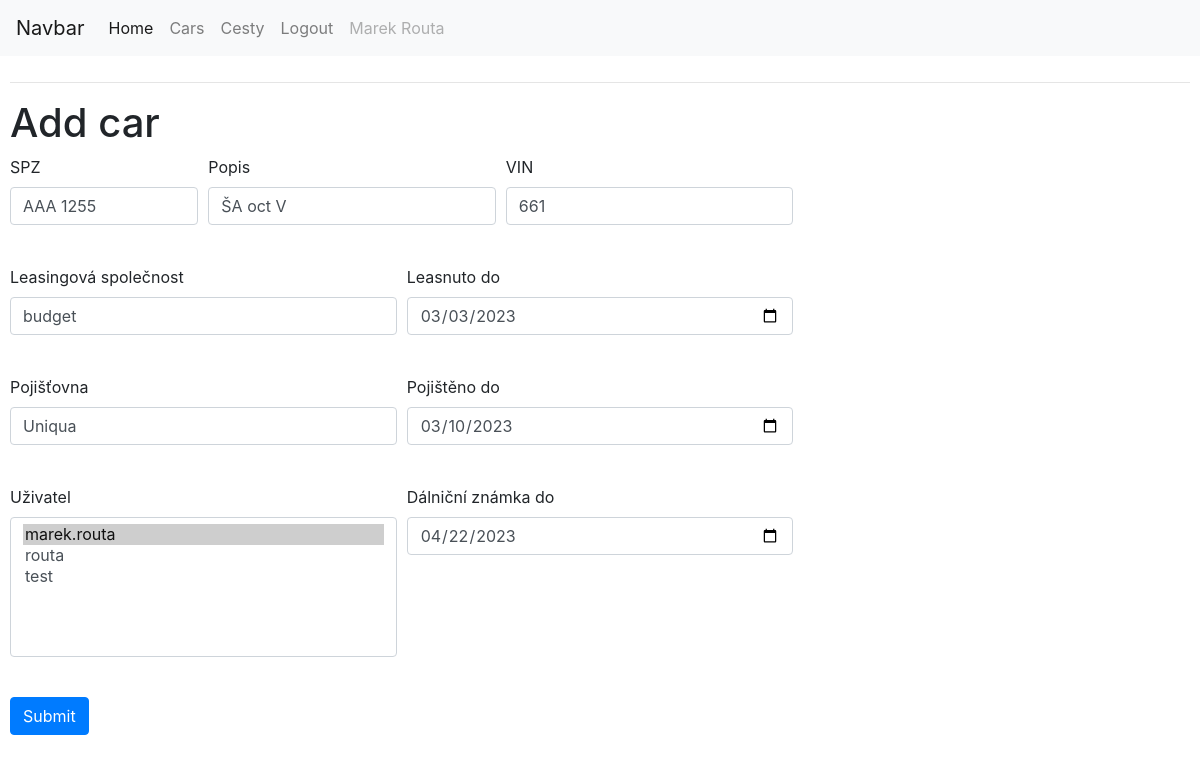
Page /edit_car/1 (signed in) on the committed database.
### app/models.py (models this page shows, shortened)
class User(UserMixin,db.Model):
    id = db.Column(db.Integer, primary_key=True)
    username = db.Column(db.String(64), index=True, unique=True)
    email = db.Column(db.String(120), index=True, unique=True)
    user_name =  db.Column(db.String(120), index=True)
    google_id = db.Column(db.String(120), index=True)
    cars = db.relationship("Car", backref="car_user", lazy=True)
    routes = db.relationship("Route", backref="car_user",lazy=True)
    def __repr__(self):
        return '{}'.format(self.username)

class CustomSerializerMixin(SerializerMixin):
    serialize_types = (
        (datetime, lambda x: str(x)),
    )

class Car(db.Model,CustomSerializerMixin):
    id = db.Column(db.Integer, primary_key=True)
    SPZ = db.Column(db.String(10), index=True, unique=True)
    description = db.Column(db.String(120), index=True, unique=False)
    VIN = db.Column(db.String(50), index=True, unique=True)
    leasing_company = db.Column(db.String(120), index=True, unique=False, nullable=True)
    leased_until = db.Column(db.DateTime,index=True, nullable=True)
    insurance_company = db.Column(db.String(120), index=True, unique=False, nullable=True)
    insured_until = db.Column(db.DateTime,index=True, nullable=True)
    highway = db.Column(db.DateTime, nullable=True)
    user_id = db.Column(db.Integer, db.ForeignKey('user.id'), nullable=True)
    cars = db.relationship("Route", backref="car_spz", lazy=True)

### app/routes.py (the view)
@app.route("/edit_car/<int:car_id>", methods=['GET', 'POST'])
@login_required
def edit_car(car_id):
    item = db.session.query(Car).get(car_id)
    form = AddCarForm(obj=item)
    if form.validate_on_submit():
        form.populate_obj(item)
        db.session.add(item)
        db.session.commit()
        return redirect(url_for('cars'))
    return render_template('add_car.html', form=form)

### app/forms.py
class AddCarForm(FlaskForm):
    SPZ = StringField('SPZ', validators=[DataRequired()])
    description = StringField('Popis', validators=[DataRequired()])
    VIN = StringField("VIN", validators=[DataRequired()])
    leasing_company = StringField("Leasingová společnost", validators=[Optional()])
    leased_until = DateField("Leasnuto do", validators=[Optional()])
    insurance_company = StringField("Pojišťovna", validators=[Optional()])
    insured_until = DateField("Pojištěno do", validators=[Optional()])
    highway = DateField("Dálniční známka do", validators=[Optional()])
    user_id = SelectField("Uživatel", choices=get_users, validators=[Optional()])
    submit = SubmitField('Submit')

### app/forms.py (called while the page is built)
def get_users():
    choices = list()
    users = User.query.order_by(User.username)
    for user in users:  # <- assumes store_id and store_names are unique
        choices.append((user.id,user))
    return choices

### app/models.py (called while the page is built)
@login.user_loader
def load_user(id):
    return User.query.get(int(id))

### app/templates/add_car.html (shortened to what this page needs)
{% extends "base.html" %}
{% block content %}
<h1>Add car</h1>
<div class="divForm">
<form action="" method="post" novalidate>
    <div class="form-row">
        <div class="form-group col-md-2">
          {{ form.SPZ.label }}
          {{ form.SPZ(size=32,class_="form-control") }} <br>
        </div>
        <div class="form-group col-md-3">
            {{ form.description.label }}<br>
            {{ form.description(size=32,class_="form-control") }}<br>
        </div>
        <div class="form-group col-md-3">
            {{ form.VIN.label }}<br>
            {{ form.VIN(size=32,class_="form-control") }}<br>
        </div>
      </div>
      <div class="form-row">
        <div class="form-group col-md-4">
            {{ form.leasing_company.label }}<br>
            {{ form.leasing_company(size=32,class_="form-control") }}<br>
        </div>
        <div class="form-group col-md-4">
            {{ form.leased_until.label }}<br>
            {{ form.leased_until(size=32,class_="form-control") }}<br>
        </div>
      </div>
      <div class="form-row">
        <div class="form-group col-md-4">
            {{ form.insurance_company.label }}<br>
            {{ form.insurance_company(size=32,class_="form-control") }}<br>
        </div>
        <div class="form-group col-md-4">
            {{ form.insured_until.label }}<br>
            {{ form.insured_until(size=32,class_="form-control") }}<br>
        </div>
      </div>
      <div class="form-row">
        <div class="form-group col-md-4">
            {{ form.user_id.label }}<br>
            {{ form.user_id(size=6,class_="form-control") }}<br>
        </div>
        <div class="form-group col-md-4">
            {{ form.highway.label }}<br>
            {{ form.highway(size=32,class_="form-control") }}<br>
        </div>
      </div>
      <div class="form-row">
      <div class="form-group col-md-12">
        {{ form.submit(class="btn btn-primary") }}
      </div>
</form>
</div>
{% endblock %}

### app/templates/base.html (shortened to what this page needs)
<html lang="en">
<head>
    <link rel="stylesheet" href="https://cdn.jsdelivr.net/npm/bootstrap@4.3.1/dist/css/bootstrap.min.css"></link>
    <link rel="stylesheet" href="https://cdnjs.cloudflare.com/ajax/libs/selectize.js/0.12.6/css/selectize.bootstrap3.min.css" />
    <link rel="stylesheet" type="text/css" href="{{url_for('static', filename='DataTables/datatables.min.css')}}"/>
</head>
<body>
<nav class="navbar navbar-expand-lg navbar-light bg-light">
  <a class="navbar-brand" href="#">Navbar</a>
  <div class="collapse navbar-collapse" id="navbarNav">
    <ul class="navbar-nav">
      <li class="nav-item active">
        <a class="nav-link" href="/">Home <span class="sr-only">(current)</span></a>
      </li>
      <li class="nav-item">
        <a class="nav-link" href="/cars">Cars</a>
      </li>
      <li class="nav-item">
        <a class="nav-link" href="/routes">Cesty</a>
      </li>
      <li class="nav-item">
        {% if current_user.is_anonymous %}
        <a class="nav-link" href="{{url_for('login')}}">Login</a>
        {% else %}
        <a class="nav-link" href="{{url_for('logout')}}">Logout</a>
        {% endif %}
      </li>
      <li class="nav-item">
        <a class="nav-link disabled" href="#" tabindex="-1" aria-disabled="true">{{current_user.user_name}}</a>
      </li>
    </ul>
  </div>
</nav>
<div class="content" style="padding: 10px">
<hr>
    {% block content %}{% endblock %}
  </div>
</body>
</html>

### rows in the picture
User: user_name "Marek Routa"
Car: SPZ "AAA 1255", description "ŠA oct V", VIN "661", leasing_company "budget", leased_until "03/03/2023", insurance_company "Uniqua", insured_until "03/10/2023", user_id "marek.routa ☑ / routa / test", highway "04/22/2023"
